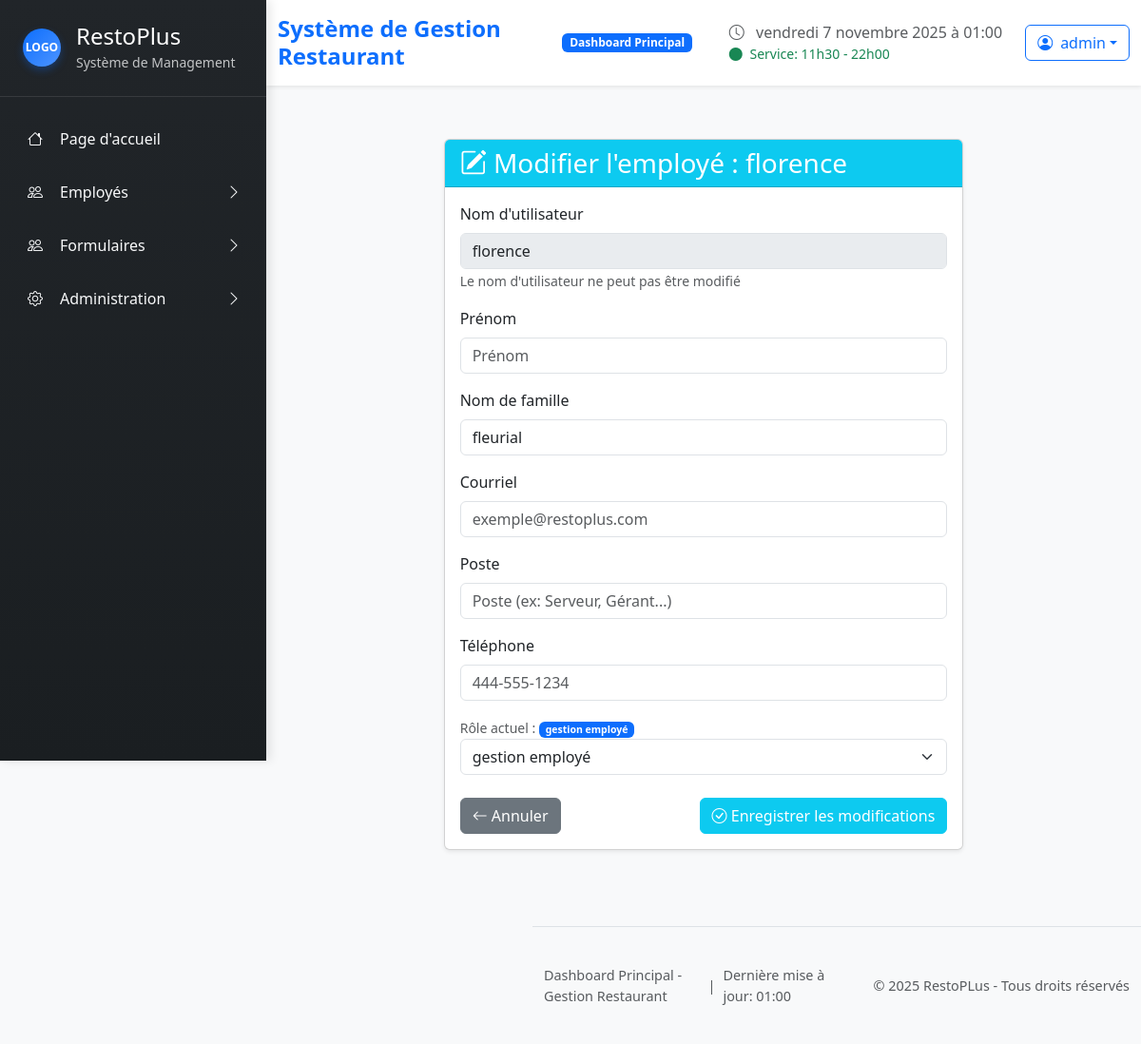
/edit-employee/2/ (signed in), run on an earlier commit of the app's database.
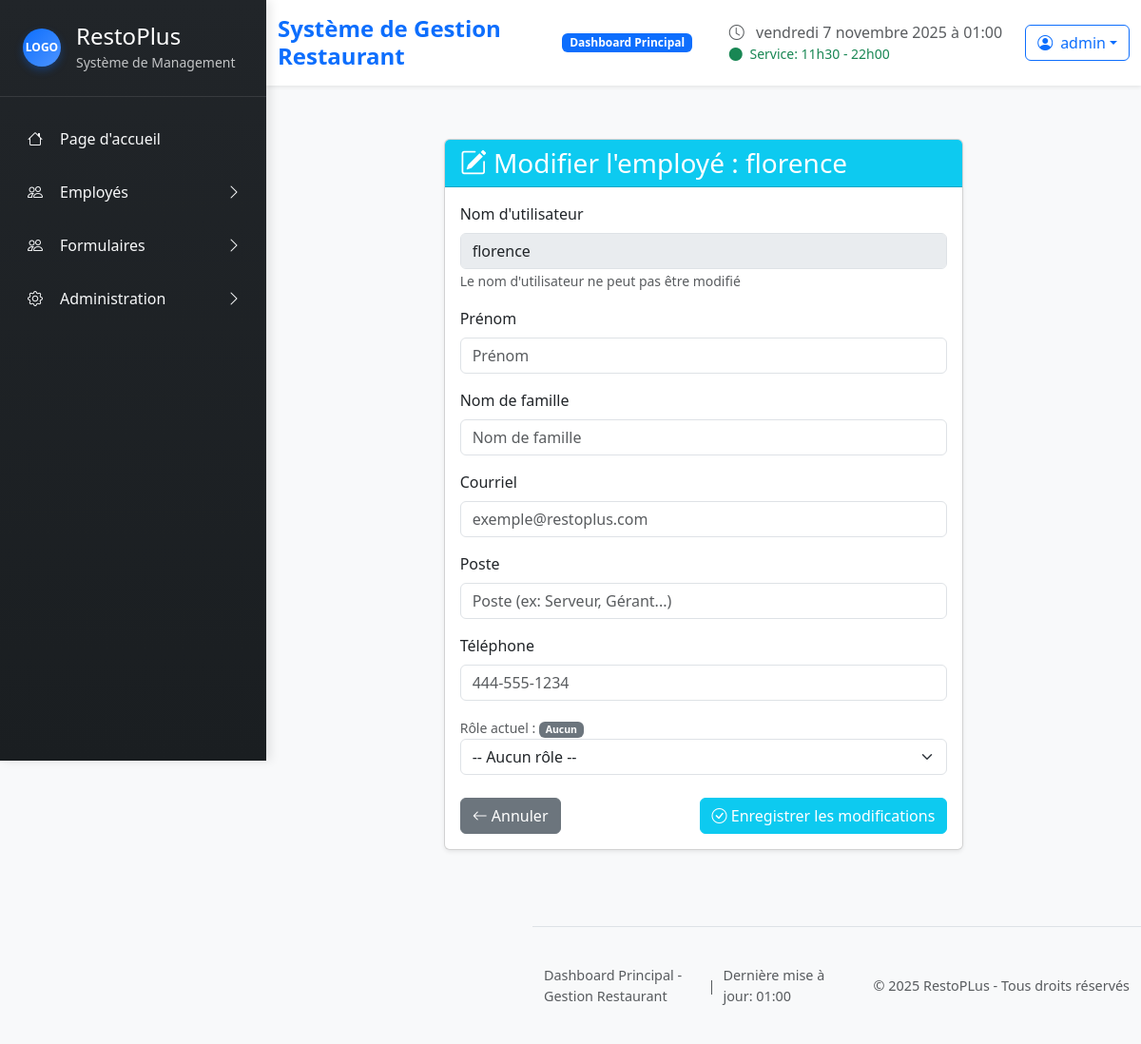
And on a later commit of the database.
### restoplus/models.py (models this page shows, shortened)
class User(AbstractUser):
    class AvailabilityStatus(models.TextChoices):
        NOT_FILLED = "not_filled", "Non remplie"
        PENDING    = "pending",    "En attente"
        FILLED     = "filled",     "Remplie"
    availability_status = models.CharField(
        max_length=20,
        choices=AvailabilityStatus.choices,
        default=AvailabilityStatus.NOT_FILLED,
        verbose_name="Statut des disponibilités"
        )
    first_name = models.CharField(max_length=150, blank=True, verbose_name="Prénom")
    last_name = models.CharField(max_length=150, blank=True, verbose_name="Nom de famille")
    poste = models.CharField(max_length=100, blank=True, verbose_name="Poste")
    mobile = models.CharField(max_length=20,blank=True,validators=[phone_validator], verbose_name="Téléphone")
    email = models.CharField(
        max_length=254,
        blank=True,
        verbose_name="Courriel",
        validators=[email_validator]
    )
    is_manager = models.BooleanField(default=False)
    role = models.ForeignKey(Role, on_delete=models.SET_NULL, null=True, blank=True)
    def has_permission(self, permission):
        if self.is_superuser:
            return True
        if not self.role:
            return False
        return getattr(self.role, permission, False)

class Role(models.Model):
    name = models.CharField(max_length=100, unique=True, verbose_name="Nom du rôle")
    description = models.TextField(blank=True, verbose_name="Description")
    can_manage_users = models.BooleanField(default=False, verbose_name="Peut gérer les utilisateurs")
    can_view_reports = models.BooleanField(default=False, verbose_name="Peut voir les rapports")
    can_manage_inventory = models.BooleanField(default=False, verbose_name="Peut gérer l'inventaire")
    can_manage_orders = models.BooleanField(default=False, verbose_name="Peut gérer les commandes")
    can_distribute_tasks = models.BooleanField(default=False, verbose_name="Peut distribuer des tâches à tous")
    created_at = models.DateTimeField(auto_now_add=True)
    class Meta:
        verbose_name = "Rôle"
        verbose_name_plural = "Rôles"
        ordering = ['name']

### restoplus/views.py (the view, shortened to what this page needs)
# urls.py: path('edit-employee/<int:employe_id>/', views.edit_employee, name='edit_employee'),
@login_required
def edit_employee(request, employe_id):
    if not request.user.has_permission('can_manage_users'):
        messages.error(request, "Vous n'avez pas les permissions d'accéder à cette page")
        return redirect('no_access')
    try:
        employee = User.objects.get(id=employe_id)
    except User.DoesNotExist:
        raise Http404("Aucun employé ne correspond à cet ID.")
    if employee == request.user:
        messages.warning(
            request,
            "Vous ne pouvez pas modifier votre propre profil ici. Veuillez utiliser la page de profil."
        )
        return redirect('employees_management')
    form_errors = {}
    roles = Role.objects.all()
    return render(request, 'restoplus/edit_employee.html', {
        'employee': employee,
        'roles': roles,
        'form_errors': form_errors
    })

### restoplus/templates/restoplus/edit_employee.html (shortened to what the changed rows need)
{% extends "restoplus/base.html" %}
{% load static %}
{% block content %}
<div class="container-fluid mt-4">
    <div class="row justify-content-center">
        <div class="col-md-8">
            <div class="card shadow-sm">
                <div class="card-header bg-info text-white">
                    <h3 class="mb-0">
                        <i class="bi bi-pencil-square"></i>
                        Modifier l'employé : {{ employee.username }}
                    </h3>
                </div>
                <div class="card-body">
                    <form method="POST" action="{% url 'edit_employee' employee.id %}" novalidate>
                        <div class="mb-3">
                            <label for="username" class="form-label">Nom d'utilisateur</label>
                            <input type="text" class="form-control" id="username" value="{{ employee.username }}"
                                disabled>
                            <small class="text-muted">Le nom d'utilisateur ne peut pas être modifié</small>
                        </div>
                        <div class="mb-3">
                            <label for="last_name" class="form-label">Nom de famille</label>
                            <input type="text" class="form-control" id="last_name" name="last_name"
                                value="{{ employee.last_name }}" placeholder="Nom de famille">
                        </div>
                        <div class="mb-3">
                            <small class="text-muted">
                                Rôle actuel :
                                {% if employee.role %}
                                    <span class="badge bg-primary">{{ employee.role.name }}</span>
                                {% else %}
                                    <span class="badge bg-secondary">Aucun</span>
                                {% endif %}
                            </small>
                            <select class="form-select" id="role_id" name="role_id">
                                <option value="">-- Aucun rôle --</option>
                                {% for role in roles %}
                                    <option value="{{ role.id }}" {% if employee.role and employee.role.id == role.id %}selected{% endif %}>
                                        {{ role.name }}
                                    </option>
                                {% endfor %}
                            </select>
                        </div>
                    </form>
                </div>
            </div>
        </div>
    </div>
</div>
{% endblock %}

What changed in the data, as far as the page shows it:
changed User "florence": last_name "fleurial" → (not shown); role.name "gestion employé" → (not shown); role_id "gestion employé" → (not shown)
Also different on the page:
form field role_id: (not shown) → "-- Aucun rôle --"
text now shown: "Aucun"
